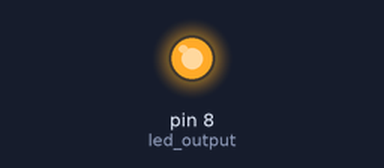
A sketch run on a simulated Arduino Uno, built with avr-gcc and run on an emulated ATmega328P. On the bench: output pins drawn as LEDs (lit = HIGH).

Above: at 1.5 s.
At 3.5 s:
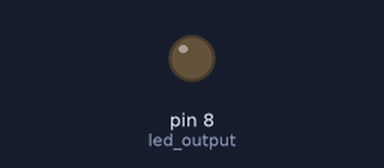
Timing chart, 0 to 5.2 s (numbered marks = the images above):
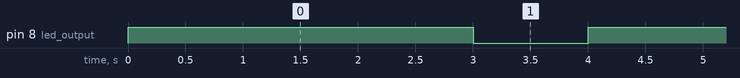

The sketch:

LED_Code_for_Blinking.ino
```cpp
int led_output = 8;


void setup()
{
  // put your setup code here, to run once:
pinMode(led_output,OUTPUT);
}

void loop()
{
  // Blinking Led light code
digitalWrite(led_output,HIGH);// Sends Voltage to the Led through Pin 8
delay(3000);// delay for three seconds
digitalWrite(led_output,LOW); // Stops sending the voltage
delay(1000);// delays for another second
}
```

Measured:
- by itself, pin 8 (led_output): alternates HIGH for 3.0 s and LOW for 1.0 s
